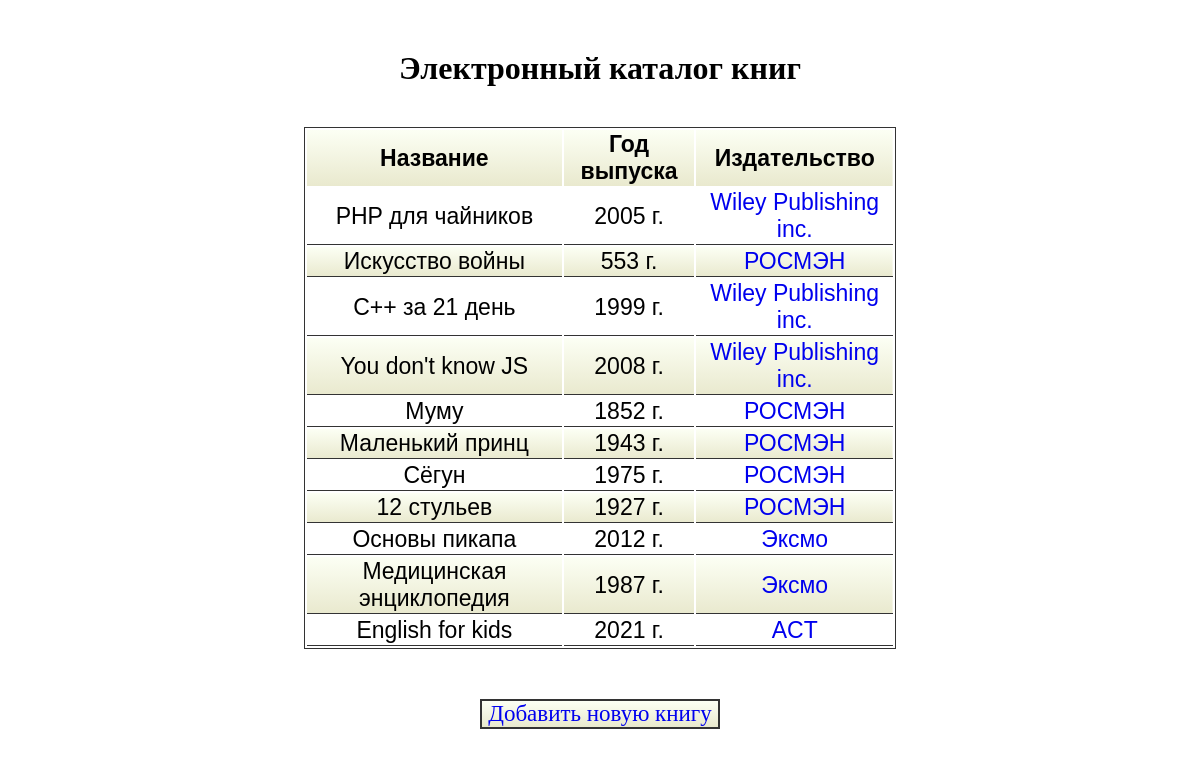
The page / on the database its author committed.
### tables this page shows
CREATE TABLE `catalog` (
  `id` int NOT NULL,
  `title` varchar(100) NOT NULL,
  `year` int NOT NULL,
  `publisher` varchar(100) NOT NULL
);

### core/Db.php (called while the page is built, shortened)
<?php
class Database {
  private $conn;
  public function __construct($server, $user, $password, $db) {
      $this->conn = mysqli_connect($server, $user, $password, $db);
      mysqli_set_charset($this->conn, "utf8");
  }
  public function select($query) {
      $queryResult = [];
      $result = mysqli_query($this->conn, $query);
      if (mysqli_num_rows($result) > 0) {
          while ($row = mysqli_fetch_assoc($result)) {
              $queryResult[] = $row;
          }
      }
      return $queryResult;
  }
}

### template/_table.php (the view)
<table>
      <tr>
        <th>Название</th>
        <th>Год выпуска</th>
        <th>Издательство</th>
      </tr>
      <?php
          for ($i=0; $i<count($result); $i++) {
            echo '<tr>';
            echo '<td>'.$result[$i]['title'].'</td>';
            echo '<td>'.$result[$i]['year'].' г.'.'</td>';
            echo "<td><a href='/publisher?name=".$result[$i]['publisher']."'>".$result[$i]['publisher']."</a></td>";
            echo '</tr>';
          }
      ?>
    </table>

### index.php (shortened to what this page needs)
<?php
require_once 'core/Db.php';
$db = new Database('localhost', 'root', '', 'books');
$route = $_GET['route'];
switch ($route) {
  case NULL:
    $query = 'select * from catalog';
    $result = $db->select($query);
    require_once 'template/main.php';
    break;
}

### template/main.php (shortened to what this page needs)
<!DOCTYPE html>
<html lang="en">
<head>
  <link rel="stylesheet" href="css/style.css">
</head>
<body>
    <h1>Электронный каталог книг</h1>
    <?php require_once "_table.php" ?>
    <div class="link"><a href="/addbook">Добавить новую книгу</a></div>
</body>
</html>

### css/style.css (style rules this page uses)
table { margin: 40px auto; width: 50%; font-size: 23px; font-family: Tahoma, Geneva, sans-serif; text-align: center; border: 1px solid #333; }
table td { border-bottom: 1px solid #333; }
table tr:nth-child(odd) { background: linear-gradient(to bottom, #fcfff4, #e9e9ce);; }
h1 { text-align: center; margin-top: 50px; }
a { text-decoration: none; }
.link { width: 20%; font-size: 23px; margin: 50px auto; border: 2px solid #333; text-align: center; background: linear-gradient(to bottom, #fcfff4, #e9e9ce); }

### rows shown on the page
catalog: title "PHP для чайников", year "2005", publisher "Wiley Publishing inc."
catalog: title "Искусство войны", year "553", publisher "РОСМЭН"
catalog: title "C++ за 21 день", year "1999", publisher "Wiley Publishing inc."
catalog: title "You don't know JS", year "2008", publisher "Wiley Publishing inc."
catalog: title "Муму", year "1852", publisher "РОСМЭН"
catalog: title "Маленький принц", year "1943", publisher "РОСМЭН"
catalog: title "Сёгун", year "1975", publisher "РОСМЭН"
catalog: title "12 стульев", year "1927", publisher "РОСМЭН"
catalog: title "Основы пикапа", year "2012", publisher "Эксмо"
catalog: title "Медицинская энциклопедия", year "1987", publisher "Эксмо"
catalog: title "English for kids", year "2021", publisher "ACT"
